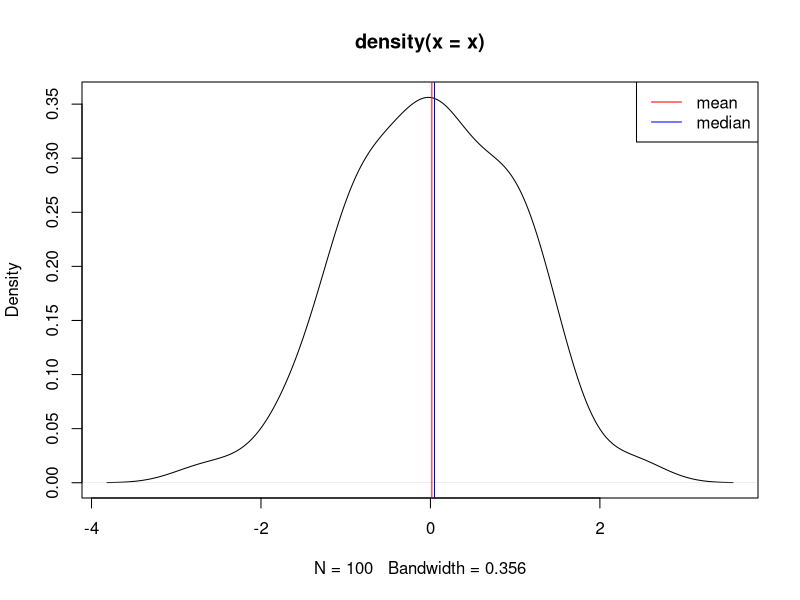
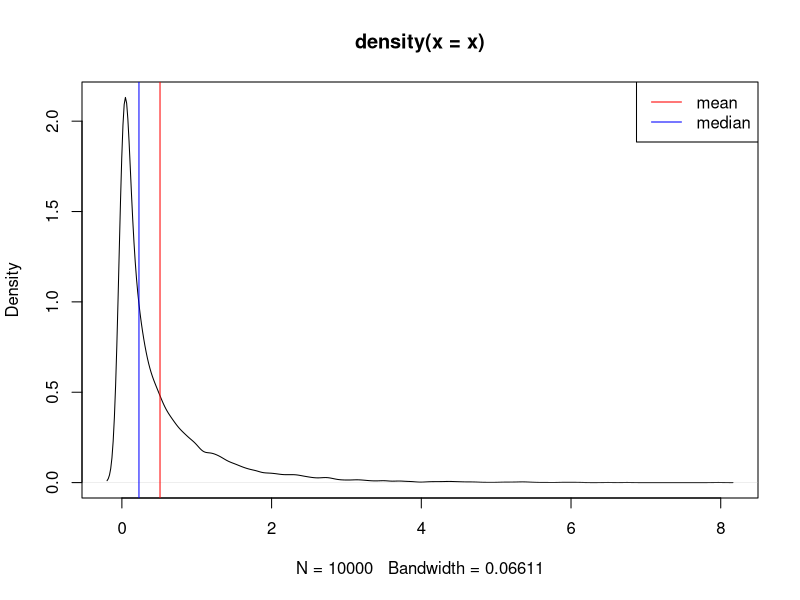
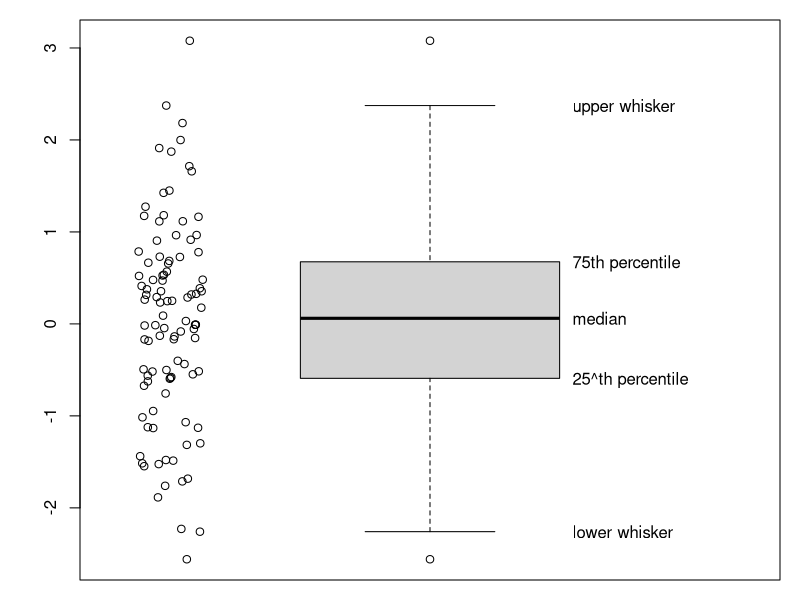
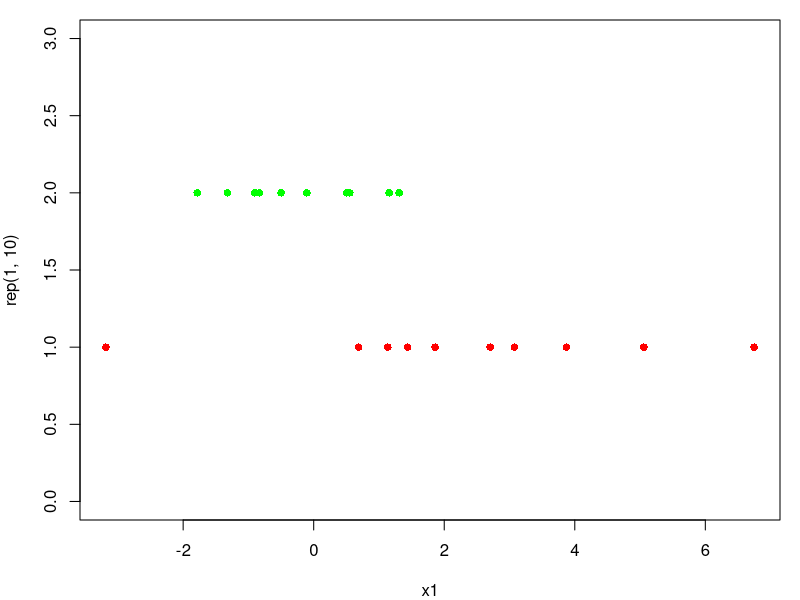
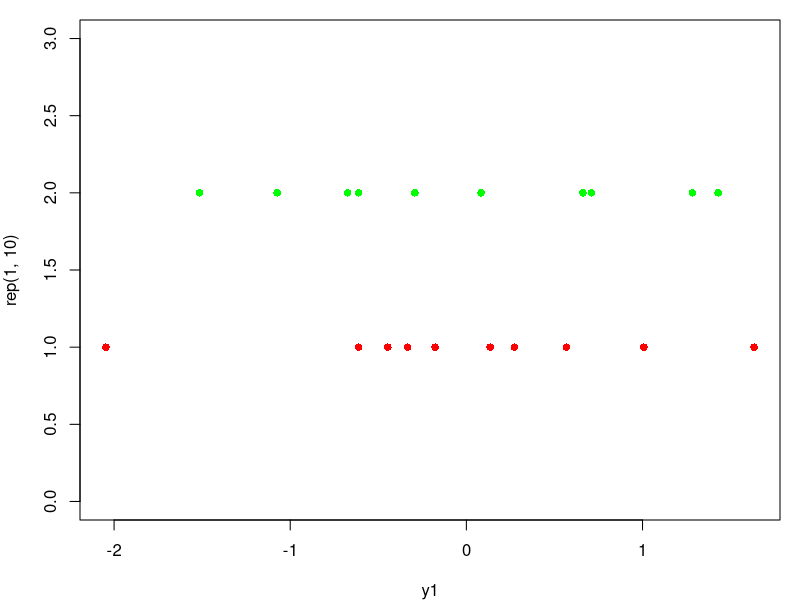
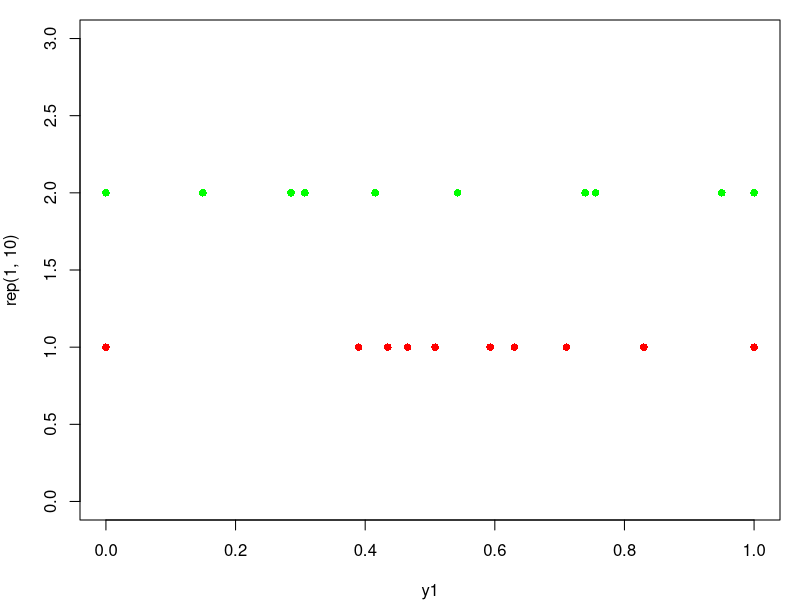
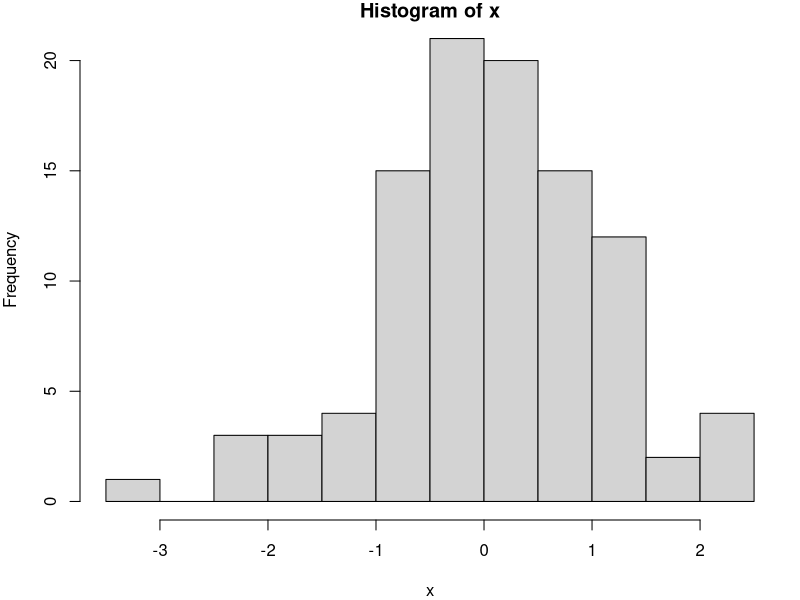
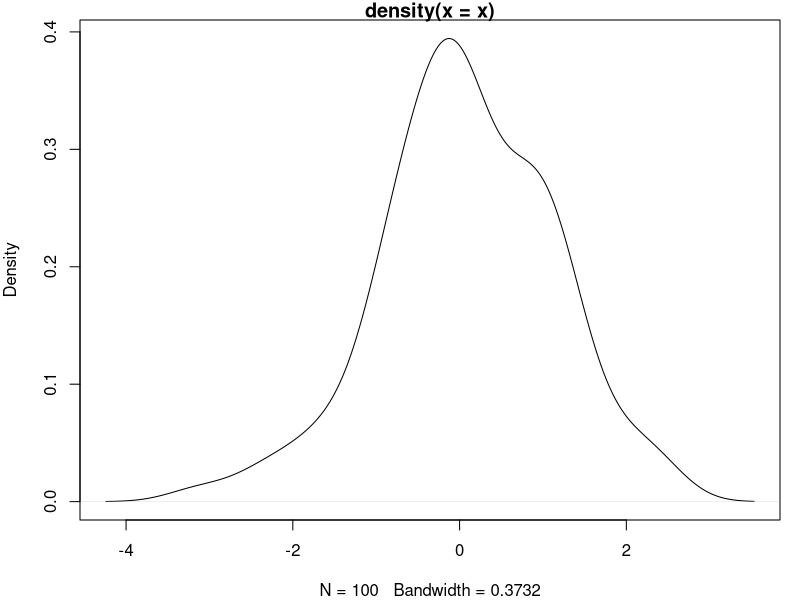

Recreate these plots in R, in order.
## ---- chunk 1
quantile(1:11, p = 0.12)
## ---- chunk 2
set.seed(123456)
x = rnorm(100)  # sample 100 random data points from standard normal distribution
mean(x)
median(x)
quantile(x)
quantile(x, p = c(0.05, 0.95))  # percentiles
## ---- chunk 3
plot(density(x))
abline(v = mean(x), col = "red")
abline(v = median(x), col = "blue")
legend("topright", lty = 1, col = c("red", "blue"), 
	legend = c("mean", "median"))
## ---- chunk 4
x = rgamma(1e4, 0.5)
plot(density(x))
abline(v = mean(x), col = "red")
abline(v = median(x), col = "blue")
legend("topright", lty = 1, col = c("red", "blue"), 
	legend = c("mean", "median"))
## ---- chunk 5
x = rnorm(100)
range(x) # minimal and maximal
## ---- chunk 6
quantile(x, 0.75) - quantile(x, 0.25)
IQR(x)
## ---- chunk 7
var(x)
sd(x)
## ---- chunk 8
sd(x)/mean(x)
## ---- chunk 9
par(mar = c(1, 4, 1, 1))
stat = boxplot(x)
text(1.22, stat$stats[1], "lower whisker", adj = c(0, 0.5))
text(1.22, stat$stats[2], "25^th percentile", adj = c(0, 0.5))
text(1.22, stat$stats[3], "median", adj = c(0, 0.5))
text(1.22, stat$stats[4], "75th percentile", adj = c(0, 0.5))
text(1.22, stat$stats[5], "upper whisker", adj = c(0, 0.5))
points(x = rep(0.6 + runif(length(x), -0.05, 0.05)), x)
## ---- chunk 10
x1 = rnorm(10, mean = 4, sd = 3)
x2 = rnorm(10, mean = -1, sd = 1)
## ---- chunk 11
par(mar = c(4, 4, 1, 1))
plot(x1, y = rep(1, 10), xlim = range(c(x1, x2)), ylim = c(0, 3), pch = 16, col = "red")
points(x2, y = rep(2, 10), pch = 16, col = "green")
## ---- chunk 12
y1 = (x1 - mean(x1))/sd(x1)
y2 = (x2 - mean(x2))/sd(x2)
## ---- chunk 13
par(mar = c(4, 4, 1, 1))
plot(y1, y = rep(1, 10), xlim = range(c(y1, y2)), ylim = c(0, 3), pch = 16, col = "red")
points(y2, y = rep(2, 10), pch = 16, col = "green")
## ---- chunk 14
y1 = (x1 - min(x1))/(max(x1) - min(x1))
y2 = (x2 - min(x2))/(max(x2) - min(x2))
## ---- chunk 15
par(mar = c(4, 4, 1, 1))
plot(y1, y = rep(1, 10), xlim = range(c(y1, y2)), ylim = c(0, 3), pch = 16, col = "red")
points(y2, y = rep(2, 10), pch = 16, col = "green")
## ---- chunk 16
x = rnorm(100)
hist(x)
## ---- chunk 17
plot(density(x))
## ---- chunk 18
x = runif(10)
y = x + rnorm(10, sd = 0.5)
cor(x, y)
cor(x, y, method = "spearman")
## ---- chunk 19
plot(x, y)
## ---- chunk 20
x = runif(10, max = 5)
y = x^10
cor(x, y)
cor(x, y, method = "spearman")
## ---- chunk 21
set.seed(1234)
x = runif(10); x[10] = 100
y = runif(10); y[10] = 100
cor(x, y)
cor(x, y, method = "spearman")
cor(x[1:9], y[1:9])
cor(x[1:9], y[1:9], method = "spearman")
## ---- chunk 22
par(mfrow = c(1, 2))
plot(x, y)
plot(x[1:9], y[1:9], main = "remove the outlier")
## ---- chunk 23
x1 = rnorm(10, mean = -1)
x2 = rnorm(10, mean = 1)
t.test(x1, x2)
## ---- chunk 24
boxplot(list(x1, x2))
## ---- chunk 25
wilcox.test(x1, x2)
## ---- chunk 26
s0 = abs(mean(x1) - mean(x2))

n = 1000
s0_random = numeric(n)
for(i in 1:1000) {
	x_random = sample(c(x1, x2), 20)
	s0_random[i] = abs(mean(x_random[1:10]) - mean(x_random[11:20]))
}
sum(s0_random > s0)/n
